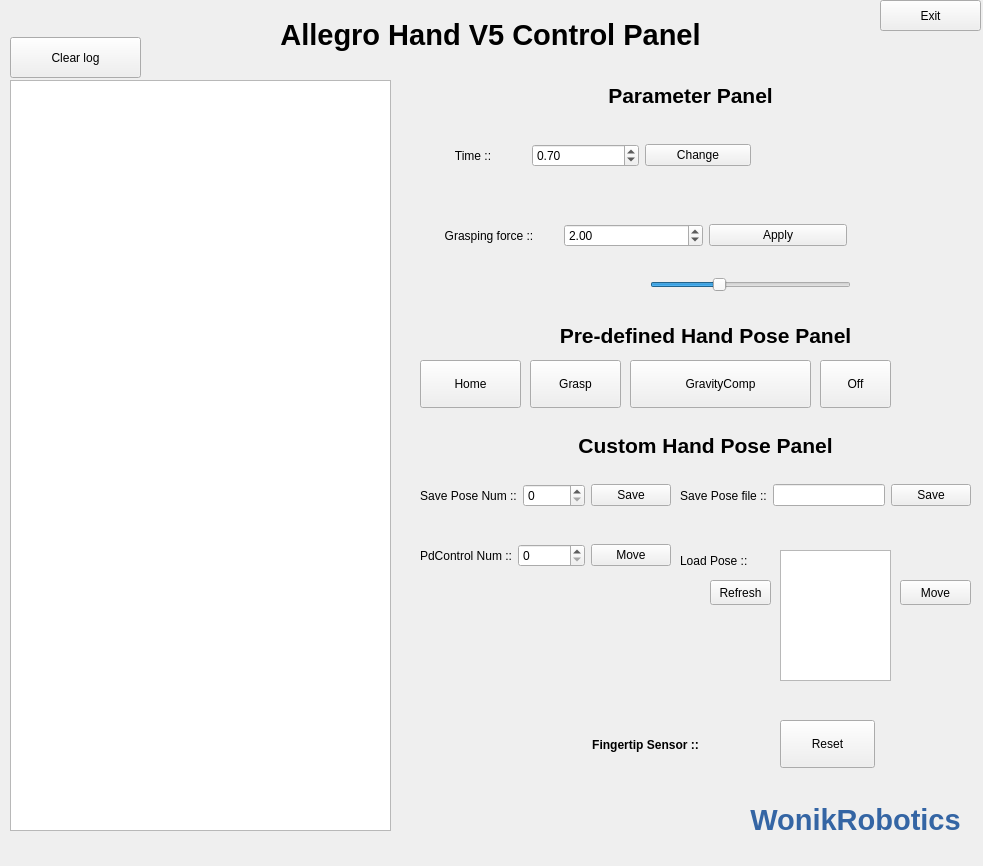
<?xml version="1.0" encoding="UTF-8"?>
<ui version="4.0">
 <class>MainWindow</class>
 <widget class="QMainWindow" name="MainWindow">
  <property name="geometry">
   <rect>
    <x>0</x>
    <y>0</y>
    <width>983</width>
    <height>866</height>
   </rect>
  </property>
  <property name="sizePolicy">
   <sizepolicy hsizetype="Fixed" vsizetype="Fixed">
    <horstretch>0</horstretch>
    <verstretch>0</verstretch>
   </sizepolicy>
  </property>
  <property name="windowTitle">
   <string>MainWindow</string>
  </property>
  <widget class="QWidget" name="centralwidget">
   <widget class="QLabel" name="label">
    <property name="geometry">
     <rect>
      <x>720</x>
      <y>790</y>
      <width>271</width>
      <height>61</height>
     </rect>
    </property>
    <property name="text">
     <string>&lt;html&gt;&lt;head/&gt;&lt;body&gt;&lt;p&gt;&lt;span style=&quot; font-size:22pt; font-weight:600; color:#3465a4;&quot;&gt;WonikRobotics&lt;/span&gt;&lt;/p&gt;&lt;/body&gt;&lt;/html&gt;</string>
    </property>
    <property name="alignment">
     <set>Qt::AlignCenter</set>
    </property>
   </widget>
   <widget class="QWidget" name="horizontalLayoutWidget">
    <property name="geometry">
     <rect>
      <x>420</x>
      <y>130</y>
      <width>331</width>
      <height>51</height>
     </rect>
    </property>
    <layout class="QHBoxLayout" name="horizontalLayout">
     <item>
      <widget class="QLabel" name="label_2">
       <property name="text">
        <string>Time ::</string>
       </property>
       <property name="alignment">
        <set>Qt::AlignCenter</set>
       </property>
      </widget>
     </item>
     <item>
      <widget class="QDoubleSpinBox" name="doubleSpinBox">
       <property name="maximum">
        <double>2.000000000000000</double>
       </property>
       <property name="singleStep">
        <double>0.100000000000000</double>
       </property>
       <property name="value">
        <double>0.700000000000000</double>
       </property>
      </widget>
     </item>
     <item>
      <widget class="QPushButton" name="pushButton">
       <property name="text">
        <string>Change</string>
       </property>
      </widget>
     </item>
    </layout>
   </widget>
   <widget class="QLabel" name="label_3">
    <property name="geometry">
     <rect>
      <x>210</x>
      <y>10</y>
      <width>561</width>
      <height>51</height>
     </rect>
    </property>
    <property name="text">
     <string>&lt;html&gt;&lt;head/&gt;&lt;body&gt;&lt;p&gt;&lt;span style=&quot; font-size:22pt; font-weight:600;&quot;&gt;Allegro Hand V5 Control Panel&lt;/span&gt;&lt;/p&gt;&lt;/body&gt;&lt;/html&gt;</string>
    </property>
    <property name="alignment">
     <set>Qt::AlignCenter</set>
    </property>
   </widget>
   <widget class="QTextBrowser" name="logTextEdit">
    <property name="geometry">
     <rect>
      <x>10</x>
      <y>80</y>
      <width>381</width>
      <height>751</height>
     </rect>
    </property>
   </widget>
   <widget class="QWidget" name="horizontalLayoutWidget_2">
    <property name="geometry">
     <rect>
      <x>420</x>
      <y>210</y>
      <width>427</width>
      <height>51</height>
     </rect>
    </property>
    <layout class="QHBoxLayout" name="horizontalLayout_2">
     <item>
      <widget class="QLabel" name="label_4">
       <property name="text">
        <string>Grasping force ::</string>
       </property>
       <property name="alignment">
        <set>Qt::AlignCenter</set>
       </property>
      </widget>
     </item>
     <item>
      <widget class="QDoubleSpinBox" name="doubleSpinBox_2">
       <property name="maximum">
        <double>6.000000000000000</double>
       </property>
       <property name="singleStep">
        <double>0.100000000000000</double>
       </property>
       <property name="value">
        <double>2.000000000000000</double>
       </property>
      </widget>
     </item>
     <item>
      <widget class="QPushButton" name="pushButton_2">
       <property name="text">
        <string>Apply</string>
       </property>
      </widget>
     </item>
    </layout>
   </widget>
   <widget class="QLabel" name="label_5">
    <property name="geometry">
     <rect>
      <x>540</x>
      <y>70</y>
      <width>301</width>
      <height>51</height>
     </rect>
    </property>
    <property name="text">
     <string>&lt;html&gt;&lt;head/&gt;&lt;body&gt;&lt;p&gt;&lt;span style=&quot; font-size:16pt; font-weight:600;&quot;&gt;Parameter Panel&lt;/span&gt;&lt;/p&gt;&lt;/body&gt;&lt;/html&gt;</string>
    </property>
    <property name="alignment">
     <set>Qt::AlignCenter</set>
    </property>
   </widget>
   <widget class="QLabel" name="label_6">
    <property name="geometry">
     <rect>
      <x>500</x>
      <y>310</y>
      <width>411</width>
      <height>51</height>
     </rect>
    </property>
    <property name="text">
     <string>&lt;html&gt;&lt;head/&gt;&lt;body&gt;&lt;p&gt;&lt;span style=&quot; font-size:16pt; font-weight:600;&quot;&gt;Pre-defined Hand Pose Panel&lt;/span&gt;&lt;/p&gt;&lt;/body&gt;&lt;/html&gt;</string>
    </property>
    <property name="alignment">
     <set>Qt::AlignCenter</set>
    </property>
   </widget>
   <widget class="QPushButton" name="pushButton_3">
    <property name="geometry">
     <rect>
      <x>420</x>
      <y>360</y>
      <width>101</width>
      <height>48</height>
     </rect>
    </property>
    <property name="text">
     <string>Home</string>
    </property>
   </widget>
   <widget class="QPushButton" name="pushButton_4">
    <property name="geometry">
     <rect>
      <x>530</x>
      <y>360</y>
      <width>91</width>
      <height>48</height>
     </rect>
    </property>
    <property name="text">
     <string>Grasp</string>
    </property>
   </widget>
   <widget class="QPushButton" name="pushButton_6">
    <property name="geometry">
     <rect>
      <x>820</x>
      <y>360</y>
      <width>71</width>
      <height>48</height>
     </rect>
    </property>
    <property name="text">
     <string>Off</string>
    </property>
   </widget>
   <widget class="QWidget" name="horizontalLayoutWidget_3">
    <property name="geometry">
     <rect>
      <x>420</x>
      <y>530</y>
      <width>251</width>
      <height>51</height>
     </rect>
    </property>
    <layout class="QHBoxLayout" name="horizontalLayout_3">
     <item>
      <widget class="QLabel" name="label_7">
       <property name="text">
        <string>PdControl Num ::</string>
       </property>
       <property name="alignment">
        <set>Qt::AlignCenter</set>
       </property>
      </widget>
     </item>
     <item>
      <widget class="QSpinBox" name="spinBox">
       <property name="maximum">
        <number>9</number>
       </property>
      </widget>
     </item>
     <item>
      <widget class="QPushButton" name="pushButton_7">
       <property name="text">
        <string>Move</string>
       </property>
      </widget>
     </item>
    </layout>
   </widget>
   <widget class="QPushButton" name="pushButton_5">
    <property name="geometry">
     <rect>
      <x>630</x>
      <y>360</y>
      <width>181</width>
      <height>48</height>
     </rect>
    </property>
    <property name="text">
     <string>GravityComp</string>
    </property>
   </widget>
   <widget class="QLabel" name="label_8">
    <property name="geometry">
     <rect>
      <x>500</x>
      <y>420</y>
      <width>411</width>
      <height>51</height>
     </rect>
    </property>
    <property name="text">
     <string>&lt;html&gt;&lt;head/&gt;&lt;body&gt;&lt;p&gt;&lt;span style=&quot; font-size:16pt; font-weight:600;&quot;&gt;Custom Hand Pose Panel&lt;/span&gt;&lt;/p&gt;&lt;/body&gt;&lt;/html&gt;</string>
    </property>
    <property name="alignment">
     <set>Qt::AlignCenter</set>
    </property>
   </widget>
   <widget class="QWidget" name="horizontalLayoutWidget_4">
    <property name="geometry">
     <rect>
      <x>420</x>
      <y>470</y>
      <width>251</width>
      <height>51</height>
     </rect>
    </property>
    <layout class="QHBoxLayout" name="horizontalLayout_4">
     <item>
      <widget class="QLabel" name="label_9">
       <property name="text">
        <string>Save Pose Num ::</string>
       </property>
       <property name="alignment">
        <set>Qt::AlignCenter</set>
       </property>
      </widget>
     </item>
     <item>
      <widget class="QSpinBox" name="spinBox_2">
       <property name="maximum">
        <number>9</number>
       </property>
      </widget>
     </item>
     <item>
      <widget class="QPushButton" name="pushButton_8">
       <property name="text">
        <string>Save</string>
       </property>
      </widget>
     </item>
    </layout>
   </widget>
   <widget class="QLabel" name="label_10">
    <property name="geometry">
     <rect>
      <x>510</x>
      <y>720</y>
      <width>271</width>
      <height>51</height>
     </rect>
    </property>
    <property name="text">
     <string>&lt;html&gt;&lt;head/&gt;&lt;body&gt;&lt;p&gt;&lt;span style=&quot; font-weight:600;&quot;&gt;Fingertip Sensor  ::&lt;/span&gt;&lt;/p&gt;&lt;/body&gt;&lt;/html&gt;</string>
    </property>
    <property name="alignment">
     <set>Qt::AlignCenter</set>
    </property>
   </widget>
   <widget class="QPushButton" name="pushButton_9">
    <property name="geometry">
     <rect>
      <x>780</x>
      <y>720</y>
      <width>95</width>
      <height>48</height>
     </rect>
    </property>
    <property name="text">
     <string>Reset</string>
    </property>
   </widget>
   <widget class="QPushButton" name="pushButton_10">
    <property name="geometry">
     <rect>
      <x>10</x>
      <y>37</y>
      <width>131</width>
      <height>41</height>
     </rect>
    </property>
    <property name="text">
     <string>Clear log</string>
    </property>
   </widget>
   <widget class="QPushButton" name="pushButton_11">
    <property name="geometry">
     <rect>
      <x>880</x>
      <y>0</y>
      <width>101</width>
      <height>31</height>
     </rect>
    </property>
    <property name="text">
     <string>Exit</string>
    </property>
   </widget>
   <widget class="QSlider" name="horizontalSlider">
    <property name="geometry">
     <rect>
      <x>650</x>
      <y>270</y>
      <width>201</width>
      <height>30</height>
     </rect>
    </property>
    <property name="maximum">
     <number>60</number>
    </property>
    <property name="value">
     <number>20</number>
    </property>
    <property name="orientation">
     <enum>Qt::Horizontal</enum>
    </property>
   </widget>
   <widget class="QWidget" name="horizontalLayoutWidget_5">
    <property name="geometry">
     <rect>
      <x>680</x>
      <y>470</y>
      <width>291</width>
      <height>51</height>
     </rect>
    </property>
    <layout class="QHBoxLayout" name="horizontalLayout_5">
     <item>
      <widget class="QLabel" name="label_11">
       <property name="text">
        <string>Save Pose file ::</string>
       </property>
       <property name="alignment">
        <set>Qt::AlignCenter</set>
       </property>
      </widget>
     </item>
     <item>
      <widget class="QLineEdit" name="savefilename"/>
     </item>
     <item>
      <widget class="QPushButton" name="pushButton_12">
       <property name="text">
        <string>Save</string>
       </property>
      </widget>
     </item>
    </layout>
   </widget>
   <widget class="QListWidget" name="listWidget">
    <property name="geometry">
     <rect>
      <x>780</x>
      <y>550</y>
      <width>111</width>
      <height>131</height>
     </rect>
    </property>
    <property name="sizePolicy">
     <sizepolicy hsizetype="Fixed" vsizetype="Expanding">
      <horstretch>0</horstretch>
      <verstretch>0</verstretch>
     </sizepolicy>
    </property>
   </widget>
   <widget class="QLabel" name="label_12">
    <property name="geometry">
     <rect>
      <x>680</x>
      <y>540</y>
      <width>142</width>
      <height>41</height>
     </rect>
    </property>
    <property name="text">
     <string>Load Pose ::</string>
    </property>
    <property name="alignment">
     <set>Qt::AlignLeading|Qt::AlignLeft|Qt::AlignVCenter</set>
    </property>
   </widget>
   <widget class="QPushButton" name="LoadButton">
    <property name="geometry">
     <rect>
      <x>900</x>
      <y>580</y>
      <width>71</width>
      <height>25</height>
     </rect>
    </property>
    <property name="text">
     <string>Move</string>
    </property>
   </widget>
   <widget class="QPushButton" name="RefreshButton">
    <property name="geometry">
     <rect>
      <x>710</x>
      <y>580</y>
      <width>61</width>
      <height>25</height>
     </rect>
    </property>
    <property name="text">
     <string>Refresh</string>
    </property>
   </widget>
   <zorder>listWidget</zorder>
   <zorder>label</zorder>
   <zorder>horizontalLayoutWidget</zorder>
   <zorder>label_3</zorder>
   <zorder>logTextEdit</zorder>
   <zorder>horizontalLayoutWidget_2</zorder>
   <zorder>label_5</zorder>
   <zorder>label_6</zorder>
   <zorder>pushButton_3</zorder>
   <zorder>pushButton_4</zorder>
   <zorder>pushButton_6</zorder>
   <zorder>horizontalLayoutWidget_3</zorder>
   <zorder>pushButton_5</zorder>
   <zorder>label_8</zorder>
   <zorder>horizontalLayoutWidget_4</zorder>
   <zorder>label_10</zorder>
   <zorder>pushButton_9</zorder>
   <zorder>pushButton_10</zorder>
   <zorder>pushButton_11</zorder>
   <zorder>horizontalSlider</zorder>
   <zorder>horizontalLayoutWidget_5</zorder>
   <zorder>label_12</zorder>
   <zorder>LoadButton</zorder>
   <zorder>RefreshButton</zorder>
  </widget>
  <widget class="QMenuBar" name="menubar">
   <property name="geometry">
    <rect>
     <x>0</x>
     <y>0</y>
     <width>983</width>
     <height>22</height>
    </rect>
   </property>
  </widget>
 </widget>
 <resources/>
 <connections/>
</ui>
